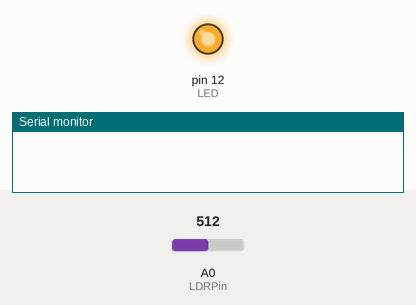
Simulated run of this sketch. Board: Arduino Uno, built with avr-gcc and run on an emulated ATmega328P. On the bench: output pins drawn as LEDs (lit = HIGH), the last lines printed to the serial monitor. The test bench sets the inputs (shaded band); at power-on: A0 (LDRPin) = 512.

Above: at 1.2 s.
1.3 s: A0 (LDRPin) set to 209
2.8 s: A0 (LDRPin) set to 183
At 3.3 s:
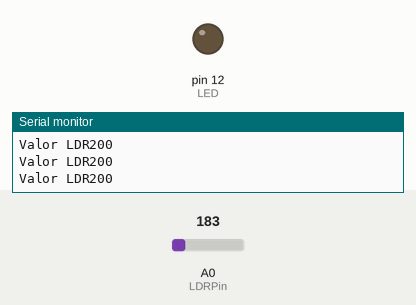
4.3 s: A0 (LDRPin) set to 306
At 4.6 s:
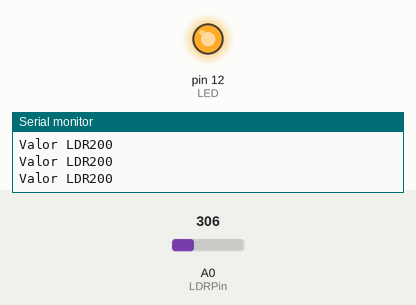
Timing chart, 0 to 7.3 s (numbered marks = the images above; inputs shaded):
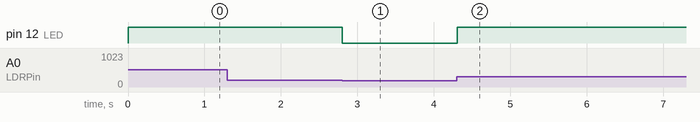

The sketch:

t10.ino
```cpp
const int LDRPin= A0;//declaramos constante entera LDRPin
int LED = 12;//declaramos valor entero Led en Pin12
const int valor = 200;//declaramos constante entera llamada valor=200

void setup() {

pinMode(A0,INPUT);//configuramos entrada analogica AO como entrada
pinMode(LED,OUTPUT);//configuramos como salida el LED
Serial.begin(9600);//encendemos puerta serial

}

void loop() {
int input = analogRead(LDRPin);//A0 lee el valor de LDRPin
if(input>valor){//si la entrada es mayor a valor
  digitalWrite(LED, HIGH);//enciende el LED
}
 else{
  digitalWrite(LED, LOW);//SINO
  Serial.print("Valor LDR");//imprime el mensaje "valor LDR"
  Serial.println(valor);//imprime el contenido de etiqueta valor
 }
}
```

Measured:
- the behaviour switches between 201 and 200 on A0 (LDRPin) (found by bisection; images 0 and 1)
- after the input at 1.3 s, every drawn part: stays the same
- after the input at 2.8 s, pin 12 (LED): HIGH → LOW at once
- after the input at 4.3 s, pin 12 (LED): LOW → HIGH at once
